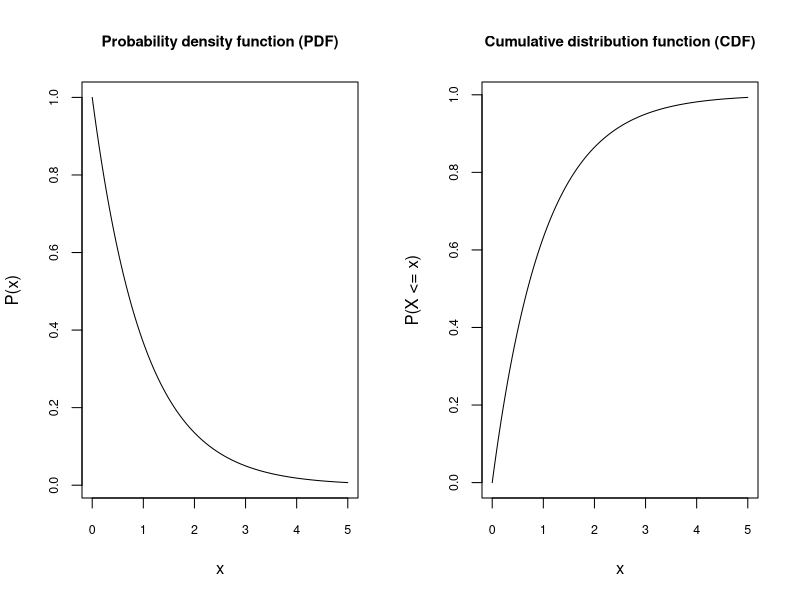
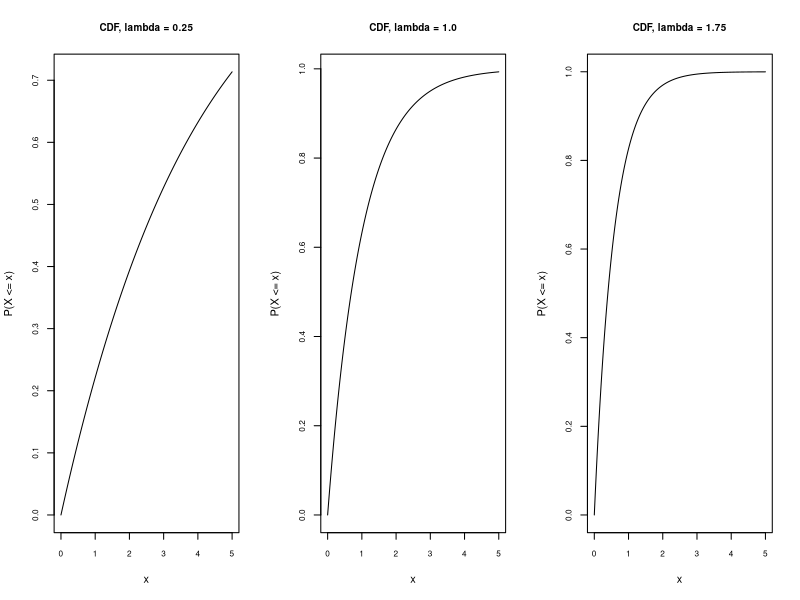
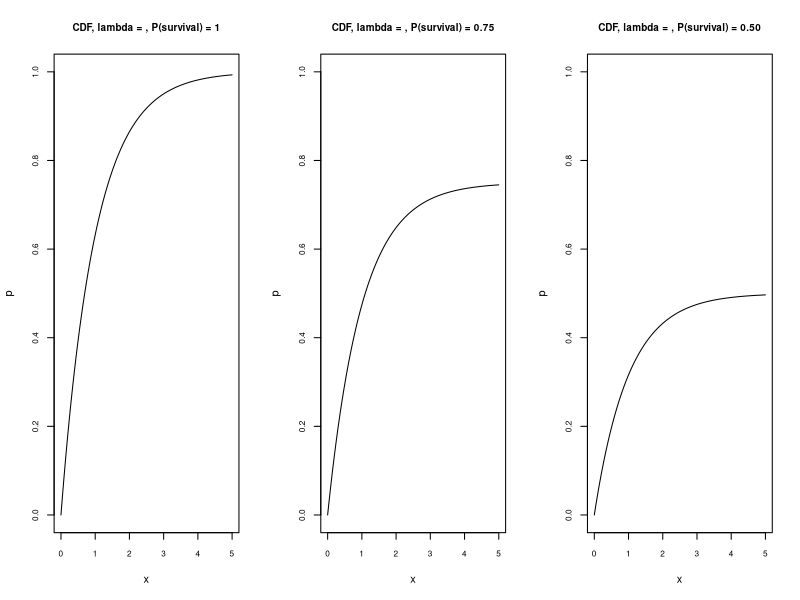
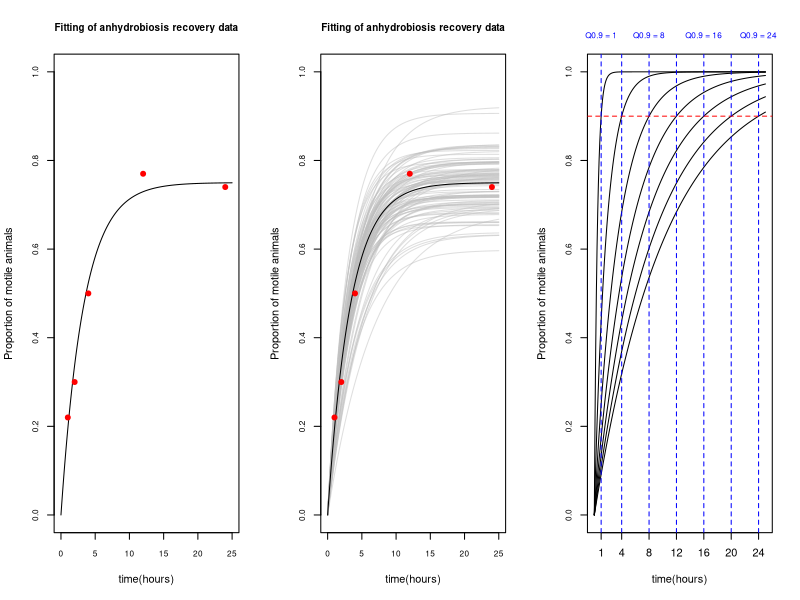
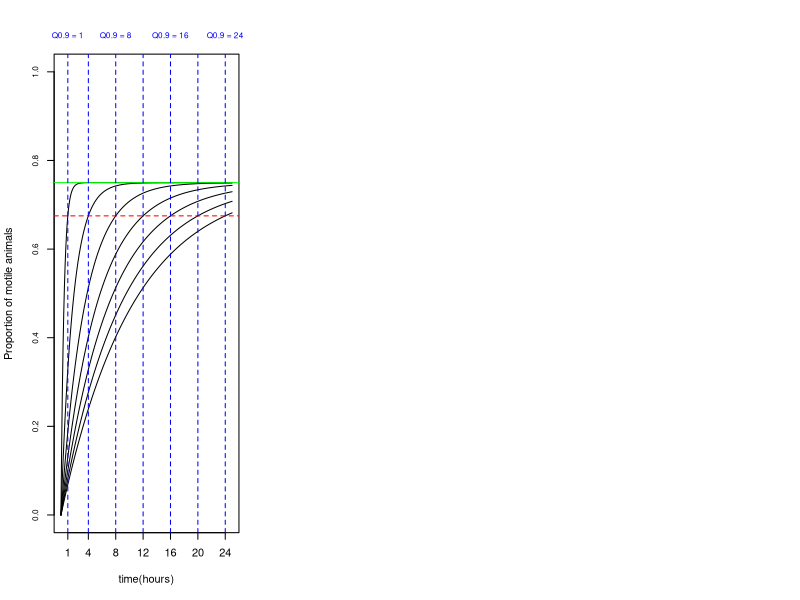
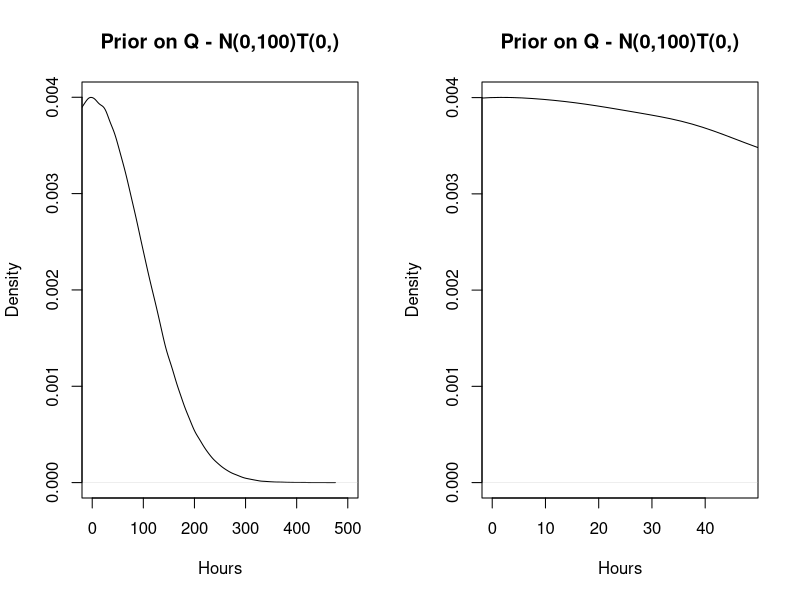

Here is the R script that generated these plots, in order:
## ---- chunk 1
knitr::opts_chunk$set(echo = TRUE)
## ---- chunk 2
library(tidyverse)
## ---- chunk 3
x = seq(0,5,0.01)
lambda = 1
y_PDFexp = lambda*exp(-lambda*x)
y_CDFexp = 1 - exp(-lambda*x)
par(mfrow=c(1,2))
plot(x=x, y=y_PDFexp, type="l", xlab="x",ylab="P(x)", main = "Probability density function (PDF)", cex.axis=0.75, cex.main=0.9)
plot(x=x, y=y_CDFexp, type="l", xlab="x",ylab="P(X <= x)", main = "Cumulative distribution function (CDF)", cex.axis=0.75, cex.main=0.9)
## ---- chunk 4
par(mfrow=c(1,3))
x = seq(0,5,0.01)
y = 1 - exp(-0.25*x)
plot(x=x, y=y, type="l", xlab="x",ylab="P(X <= x)", main = "CDF, lambda = 0.25", cex.axis=0.75, cex.main=0.9)
y = 1 - exp(-1*x)
plot(x=x, y=y, type="l", xlab="x",ylab="P(X <= x)", main = "CDF, lambda = 1.0", cex.axis=0.75, cex.main=0.9)
y = 1 - exp(-1.75*x)
plot(x=x, y=y, type="l", xlab="x",ylab="P(X <= x)", main = "CDF, lambda = 1.75", cex.axis=0.75, cex.main=0.9)
## ---- chunk 5
par(mfrow=c(1,3))
x = seq(0,5,0.01)
y = (1 - exp(-1*x))*1
plot(x=x, y=y, type="l", xlab="x",ylab="p", main = "CDF, lambda = , P(survival) = 1", cex.axis=0.75, cex.main=0.9, ylim=c(0,1))
y = (1 - exp(-1*x))*0.75
plot(x=x, y=y, type="l", xlab="x",ylab="p", main = "CDF, lambda = , P(survival) = 0.75", cex.axis=0.75, cex.main=0.9, ylim=c(0,1))
y = (1 - exp(-1*x))*0.5
plot(x=x, y=y, type="l", xlab="x",ylab="p", main = "CDF, lambda = , P(survival) = 0.50", cex.axis=0.75, cex.main=0.9, ylim=c(0,1))
## ---- chunk 6
x = seq(0,25,0.1)
y = (1 - exp(-0.3*x))*0.75
plot(x=x, y=y, type="l", xlab="time(hours)",ylab="Proportion of motile animals", main = "Fitting of anhydrobiosis recovery data", 
     cex.axis=0.75, cex.main=0.9, ylim=c(0,1))
points(x=c(1,2,4,12,24), y=c(0.22,0.30,0.50,0.77,0.74), col="red", pch=19)
## ---- chunk 7
x = seq(0,25,0.1)
y_true = (1 - exp(-0.3*x))*0.75
plot(x=x, y=y_true, type="n", xlab="time(hours)",ylab="Proportion of motile animals", main = "Fitting of anhydrobiosis recovery data", 
     cex.axis=0.75, cex.main=0.9, ylim=c(0,1))

for(i in 1:100){
  y = (1 - exp(-(0.3+rnorm(1,0,0.05))*x))*(0.75+rnorm(1,0,0.05))
  lines(x=x, y=y, type="l", col =alpha("grey", 0.5))
  
}
lines(x=x, y=y_true)
points(x=c(1,2,4,12,24), y=c(0.22,0.30,0.50,0.77,0.74), col="red", pch=19)
## ---- chunk 8
x = seq(0,25,0.1)
plot(x=c(0,25), y=c(0,1), type="n", xlab="time(hours)",ylab="Proportion of motile animals", main = "", 
     cex.axis=0.75, cex.main=0.9, ylim=c(0,1), xaxt="n")
axis(side=1, at=c(1,4,8,12,16,20,24), labels = TRUE)

for(Q in c(1,4,8,12,16,20,24)){
  lambda = -log(1-0.9)/Q
  y = (1 - exp(-lambda*x))*1
  lines(x=x, y=y, type="l", col ="black")
}
abline(h = 0.9, col="red", lty=2)
abline(v = c(1,4,8,12,16,20,24), col="blue", lty=2)
axis(3, at = c(1,4,8,12,16,20,24), 
     labels = paste0("Q0.9 = ",c(1,4,8,12,16,20,24)), 
     lwd = 0, col.axis = "blue",cex.axis=0.75)


## ---- chunk 9
x = seq(0,25,0.1)
plot(x=c(0,25), y=c(0,1), type="n", xlab="time(hours)",ylab="Proportion of motile animals", main = "", 
     cex.axis=0.75, cex.main=0.9, ylim=c(0,1), xaxt="n")
axis(side=1, at=c(1,4,8,12,16,20,24), labels = TRUE)

for(Q in c(1,4,8,12,16,20,24)){
  lambda = -log(1-0.9)/Q
  y = (1 - exp(-lambda*x))*0.75
  lines(x=x, y=y, type="l", col ="black")
}
abline(h=0.75, col="green")
abline(h = 0.9*0.75, col="red", lty=2)
abline(v = c(1,4,8,12,16,20,24), col="blue", lty=2)
axis(3, at = c(1,4,8,12,16,20,24), 
     labels = paste0("Q0.9 = ",c(1,4,8,12,16,20,24)), 
     lwd = 0, col.axis = "blue",cex.axis=0.75)
## ---- chunk 10
par(mfrow=c(1,2))
plot(density(rnorm(1000000,0,100)), xlim=c(0,500),xlab="Hours", main="Prior on Q - N(0,100)T(0,)")
plot(density(rnorm(1000000,0,100)), xlim=c(0,48),xlab="Hours", main="Prior on Q - N(0,100)T(0,)")
